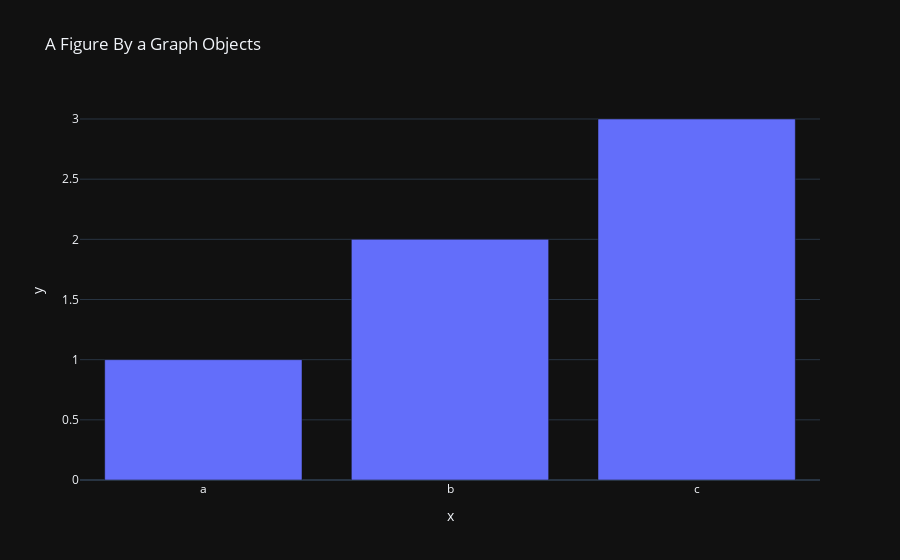

Notebook code cell kept with this figure:
### Markdown cell above
## 2. express 모듈을 활용한 그래프 생성

- 이미 제작되어 있는 템플릿으로 빠르게 제작하는 방법
- [reference](https://plotly.com/python-api-reference/plotly.express.html)

### Code cell
import plotly.express as px

fig = px.bar(x=['a', 'b', 'c'], y=[1, 2, 3], title = 'A Figure By a Graph Objects' )

fig.show()

### Figure 1 — Plotly figure (JSON) as saved in the notebook; plotly's stock layout.template omitted (floating-point values rounded to 4 significant figures)
{"data": [{"alignmentgroup": "True", "hovertemplate": "x=%{x}<br>y=%{y}<extra></extra>", "legendgroup": "", "marker": {"color": "#636efa", "pattern": {"shape": ""}}, "name": "", "offsetgroup": "", "orientation": "v", "showlegend": false, "textposition": "auto", "x": ["a", "b", "c"], "xaxis": "x", "y": [1, 2, 3], "yaxis": "y", "type": "bar"}], "layout": {"xaxis": {"anchor": "y", "domain": [0.0, 1.0], "title": {"text": "x"}}, "yaxis": {"anchor": "x", "domain": [0.0, 1.0], "title": {"text": "y"}}, "legend": {"tracegroupgap": 0}, "title": {"text": "A Figure By a Graph Objects"}, "barmode": "relative"}}
